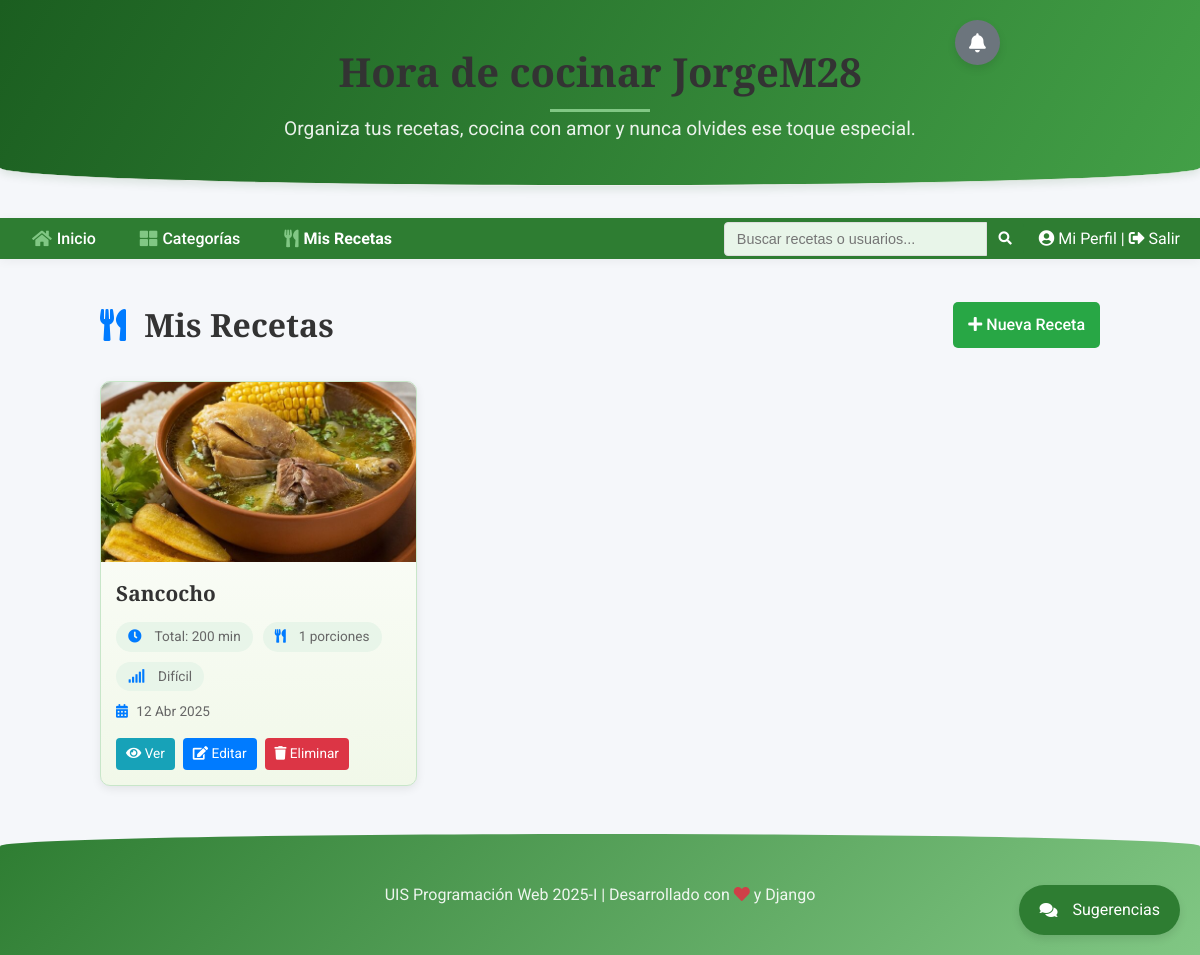
/recetas/ (signed in), run on an earlier commit of the app's database.
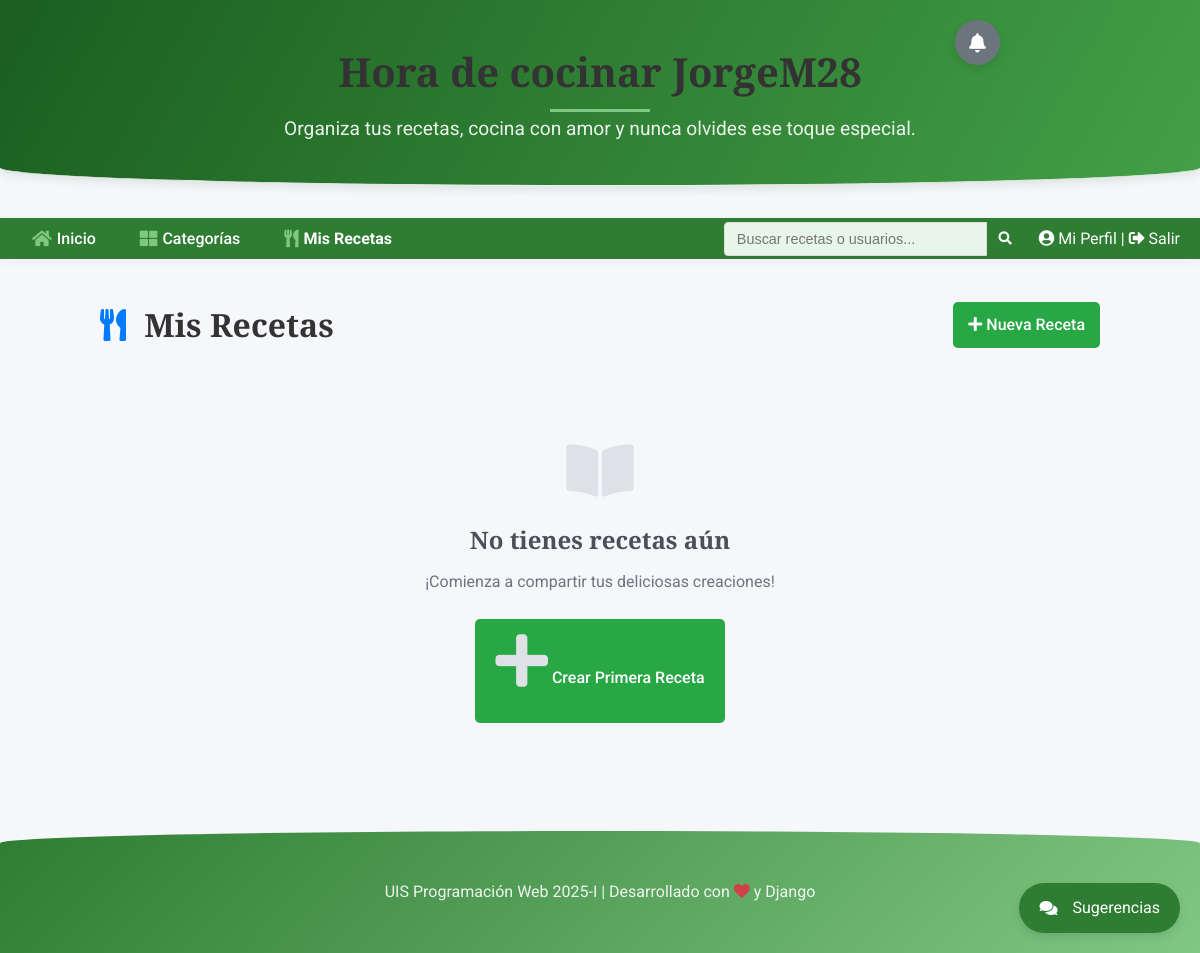
And on a later commit of the database.
### post/models.py (models this page shows, shortened)
class Recipe(models.Model):
    DIFFICULTY_CHOICES = [
        ('FACIL', 'Fácil'),
        ('MEDIA', 'Media'),
        ('DIFICIL', 'Difícil'),
    ]
    title = models.CharField(max_length=200, verbose_name='Título')
    ingredients = models.TextField(verbose_name='Ingredientes')
    instructions = models.TextField(verbose_name='Instrucciones')
    prep_time = models.PositiveIntegerField(verbose_name='Tiempo de Preparación (minutos)', default=0)
    cook_time = models.PositiveIntegerField(verbose_name='Tiempo de Cocción (minutos)', default=0)
    servings = models.PositiveIntegerField(verbose_name='Porciones', default=1)
    difficulty = models.CharField(max_length=10, choices=DIFFICULTY_CHOICES, default='MEDIA', verbose_name='Dificultad')
    recipe_image = models.ImageField(upload_to='recipe_pics/', null=True, blank=True, verbose_name='Imagen de la Receta')
    author = models.ForeignKey(User, on_delete=models.CASCADE, verbose_name='Autor')
    category = models.ForeignKey(Category, on_delete=models.SET_NULL, null=True, blank=True, verbose_name='Categoría')
    created_at = models.DateTimeField(auto_now_add=True, verbose_name='Fecha de Creación')
    updated_at = models.DateTimeField(auto_now=True, verbose_name='Última Actualización')
    published = models.BooleanField(default=True, verbose_name='Publicada')
    def total_time(self):
        return self.prep_time + self.cook_time

### post/views.py (the view)
# urls.py: path('recetas/', views.recetas, name='recetas'),
@login_required
def recetas(request):
    if request.user.is_superuser or request.user.is_staff:
        recetas = Recipe.objects.all().order_by('-created_at')  # Muestra todas las recetas
    else:
        recetas = Recipe.objects.filter(author=request.user).order_by('-created_at')  # Muestra solo las del usuario actual
    return render(request, 'post/recetas.html', {'recetas': recetas})

### post/templates/post/recetas.html (shortened to what this page needs)
{% extends 'post/base.html' %}
{% load static %}
{% block extra_head %}
<link rel="stylesheet" href="{% static 'post/css/recetas.css' %}">
{% endblock extra_head%}
{% block content %}
<div class="recetas-container">
    <div class="recetas-header">
        <h1><i class="fas fa-utensils"></i> Mis Recetas</h1>
        <a href="{% url 'post:nueva_receta' %}" class="btn-nueva-receta">
            <i class="fas fa-plus"></i> Nueva Receta
        </a>
    </div>
    {% if recetas %}
        <div class="grid-recetas">
            {% for receta in recetas %}
                <div class="tarjeta-receta {% if not receta.published %}no-publicada{% endif %}">
                    {% if receta.recipe_image %}
                        <div class="receta-img">
                            <img src="{{ receta.recipe_image.url }}" alt="{{ receta.title }}">
                        </div>
                    {% else %}
                        <div class="receta-img no-image">
                            <i class="fas fa-utensils"></i>
                        </div>
                    {% endif %}
                    <div class="receta-content">
                        <h2 class="receta-title">
                            <a href="{% url 'post:detalle_receta' receta.id %}">{{ receta.title }}</a>
                        </h2>
                        <div class="receta-meta">
                            <span><i class="fas fa-clock"></i> Total: {{ receta.total_time }} min</span>
                            <span><i class="fas fa-utensils"></i> {{ receta.servings }} porciones</span>
                            <span><i class="fas fa-signal"></i> {{ receta.get_difficulty_display }}</span>
                        </div>
                        <p class="receta-fecha">
                            <i class="fas fa-calendar-alt"></i> {{ receta.created_at|date:"d M Y" }}
                        </p>
                        <div class="receta-actions">
                            <a href="{% url 'post:detalle_receta' receta.id %}" class="btn-ver">
                                <i class="fas fa-eye"></i> Ver
                            </a>
                            {% if user == receta.author or user.is_superuser or user.is_staff %}
                                <a href="{% url 'post:editar_receta' receta.id %}" class="btn-editar">
                                    <i class="fas fa-edit"></i> Editar
                                </a>
                                <a href="{% url 'post:eliminar_receta' receta.id %}" class="btn-eliminar">
                                    <i class="fas fa-trash"></i> Eliminar
                                </a>
                            {% endif %}
                        </div>
                    </div>
                </div>
            {% endfor %}
        </div>
    {% else %}
        <div class="no-recetas">
            <i class="fas fa-book-open"></i>
            <h3>No tienes recetas aún</h3>
            <p>¡Comienza a compartir tus deliciosas creaciones!</p>
            <a href="{% url 'post:nueva_receta' %}" class="btn-primera-receta">
                <i class="fas fa-plus"></i> Crear Primera Receta
            </a>
        </div>
    {% endif %}
</div>
{% endblock content %}

What changed in the data, as far as the page shows it:
removed Recipe: recipe_image (picture), title "Sancocho", total_time "200", servings "1", difficulty "Difícil", created_at "12 Abr 2025", shows "Editar"
Also different on the page:
text now shown: "No tienes recetas aún ¡Comienza a compartir tus deliciosas creaciones! Crear Primera Receta"
